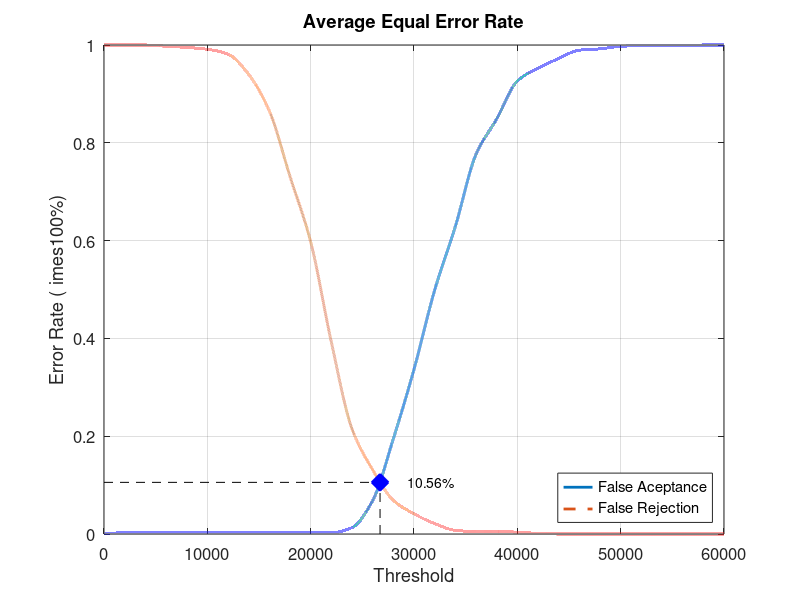
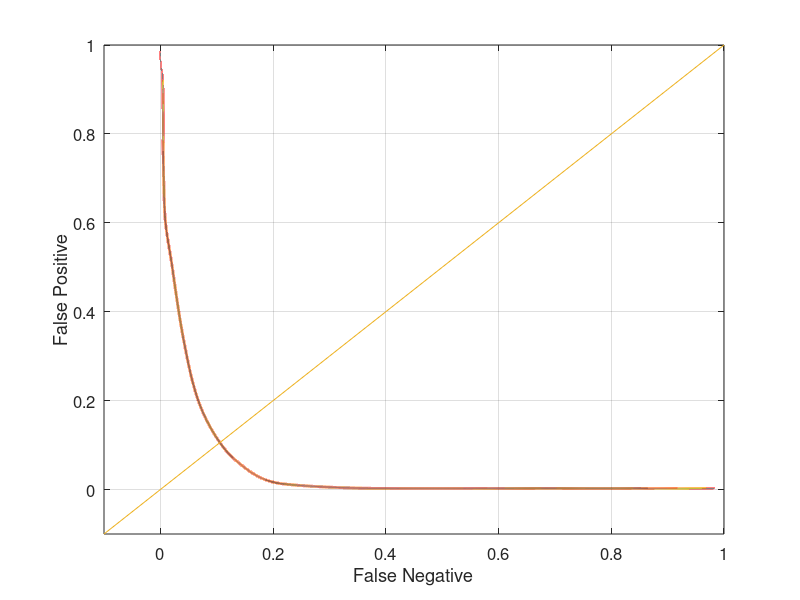

The MATLAB source for these figures, in order:
close all;
clear;
clc;
x = 0:2000:60000;
xq = 0:0.5:60000;

y0 = [0 0.00263158 0.00263158 0.00263158 0.00263158 0.00263158 0.00263158 0.00263158 0.00263158 0.00263158 0.00263158 0.00263158 0.0131579 0.0684211 0.194737 0.336842 0.498684 0.628947 0.776316 0.848684 0.926316 0.952632 0.972368 0.989474 0.992105 0.997368 0.998684 0.998684 0.998684 1 1]
yy0 = interp1(x, y0, xq, 'pchip');
y1 = [1 1 1 0.9975 0.995 0.99125 0.98125 0.94 0.865 0.73125 0.5975 0.3925 0.215 0.13125 0.06875 0.04125 0.02125 0.0075 0.005 0.005 0.00375 0.00125 0 0 0 0 0 0 0 0 0]
yy1 = interp1(x, y1, xq, 'pchip');

% Calculating EER: 
y2 = abs(y0 - y1);
find(y2 == min(y2))
yy2 = abs(yy0 - yy1);
xEER = find(yy2 == min(yy2));
xEERIndex = xq(xEER) % X-axis EER
yEER = yy0(xEER) % Y-axis EER

main = figure
plot(xq, yy0,'-','LineWidth', 2);	hold on
plot(xq, yy1,'--','LineWidth', 2);	hold on
plot([xEERIndex xEERIndex], [0 yEER], 'k--');	hold on
plot([0 xEERIndex], [yEER yEER], 'k--');	hold on
plot(xEERIndex, yEER, 'bx', 'LineWidth', 10);	hold on
text(xEERIndex + 10 * xEERIndex / 100, yEER, [num2str(round((10000 * yEER)) / 100) '%'])
legend('False Aceptance', 'False Rejection', 'Location', 'SouthEast')
xlabel('Threshold')
ylabel('Error Rate (	imes100%)')
title('Average Equal Error Rate')
set(gca, 'FontSize', 12)
axis([0 60000 0 1])
grid on

print(main, 'Experiment1AverageMain', '-dpng');
FNRxFPR = figure('Color', [1 1 1]);
plot(yy1, yy0, '-', yy1, yy0, 'LineWidth', 2);
hold on
y = -0.1:0.1:1
plot(y, y); 
set(gca, 'FontSize', 12)
xlabel('False Negative')
ylabel('False Positive')
axis([-0.1 1 -0.1 1])
set(gca, 'FontSize', 12)
grid on

print(FNRxFPR, 'Experiment1AverageFNRxFPR','-dpng');
